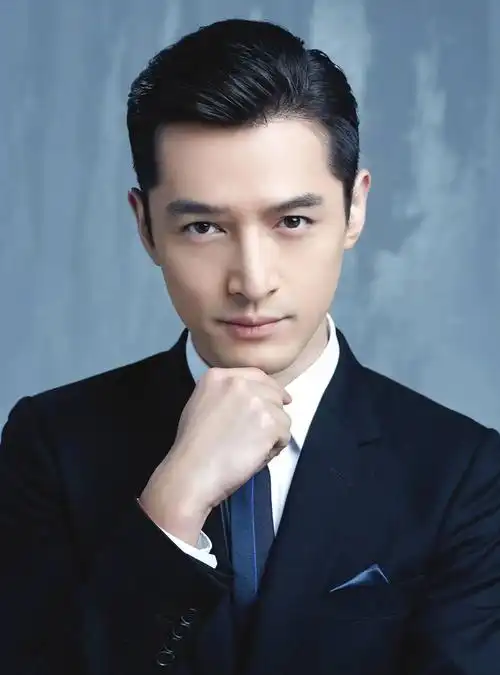
#> input picture src/test/huge.png, 500 x 675 px
$ python face_detect.py
#> lines starting #> are read from the running program, lines starting #| are printed output that depends on the picture; after the words box and inside, x2 and y2 are one past the last pixel; in counts of white or black regions, pixels touching at a corner belong together
import cv2

#  加载人脸分类器
face_cascade = cv2.CascadeClassifier(
    cv2.data.haarcascades + "haarcascade_frontalface_default.xml"
)

#  读取图像并转灰度
img = cv2.imread("huge.png")
#> img is the input picture: shape (675, 500, 3); mean B, G, R 111.4, 99.5, 90.1
gray = cv2.cvtColor(img, cv2.COLOR_BGR2GRAY)
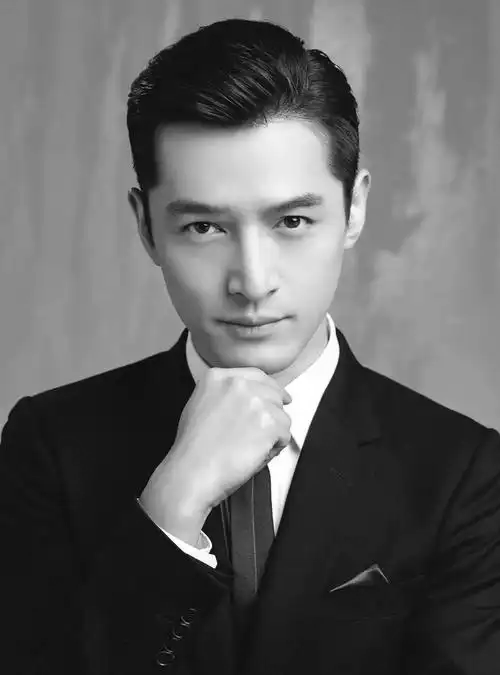
#> gray: shape (675, 500); min 0, max 255, mean 98.1

#  检测人脸
faces = face_cascade.detectMultiScale(
    gray,
    scaleFactor=1.1,  # 每次图像尺寸缩小的比例
    minNeighbors=5,  # 保留候选框的最小邻居数（越大越严格）
    minSize=(30, 30)  # 最小检测人脸尺寸
)
#> faces = [[126, 131, 246, 246]]

# 绘制检测框
for (x, y, w, h) in faces:
    cv2.rectangle(img, (x, y), (x + w, y + h), (0, 255, 0), 2)
#> this loop made 1 pass
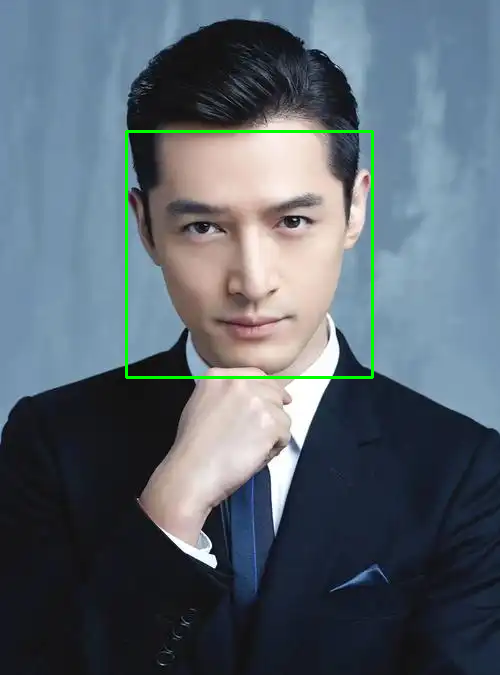
#> img: shape (675, 500, 3); 0.87% of pixels changed, all inside (x1, y1, x2, y2) = (125, 130, 374, 379)

# 显示结果
cv2.imshow("Detected Faces", img)
cv2.waitKey(0)
cv2.destroyAllWindows()
